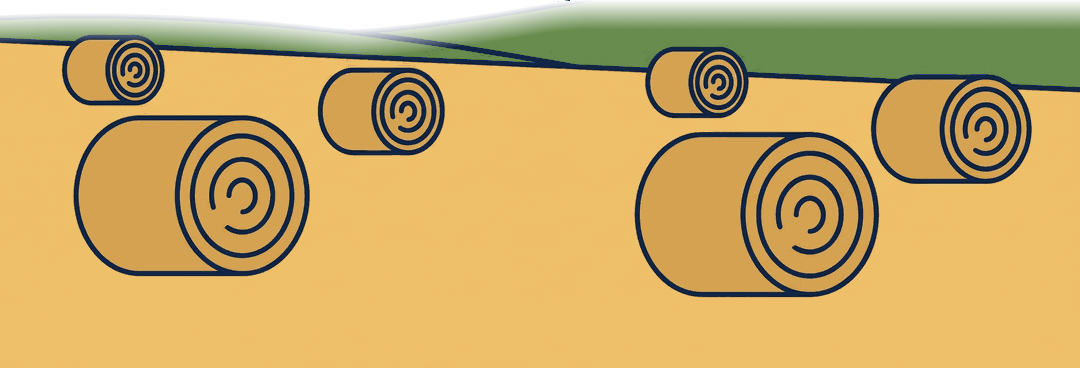
#> input picture tools/kaynak/karsilama-tarla-girdi.png, 1080 x 368 px
$ python karsilama-ufuk.py
#> lines starting #> are read from the running program, lines starting #| are printed output that depends on the picture; after the words box and inside, x2 and y2 are one past the last pixel; in counts of white or black regions, pixels touching at a corner belong together
# -*- coding: utf-8 -*-
"""Karşılama sahnesindeki tarla şeridinin ufuk çizgisini yumuşatır ve
görseli yüksek yoğunluklu ekranlar için büyütür.

İKİ SORUN VARDI:

1. UFUKTA ÇİZİLMİŞ BİR ÇİZGİ GÖRÜNÜYORDU.

   Çizimdeki tepenin üst konturu lacivert. Görselin üstünde gökyüzüne
   karışsın diye bir saydamlık geçişi vardı ama o geçiş SABİT BİR
   YATAY BANTTA duruyordu (0-51. satırlar). Tepe çizgisi ise soldan
   sağa iniyor: solda 9. satırda, sağda 78. satırda. Ölçüldü —

       sütun    0 → kontur 19. satırda, alfa  48   (yumuşak)
       sütun  540 → kontur  9. satırda, alfa  46   (yumuşak)
       sütun  810 → kontur 75. satırda, alfa 255   (SERT)
       sütun  990 → kontur 75. satırda, alfa 255   (SERT)

   Yani bandın altında kalan sağ taraf tam opak kalıyor ve gökyüzüne
   karşı keskin, "cetvelle çizilmiş" bir çizgi gibi duruyordu.

   ÇÖZÜM: geçiş artık tepe çizgisini TAKİP EDİYOR. Her sütun kendi
   tepe noktasından başlayarak aşağı doğru yumuşuyor, böylece çizgi
   her yerde aynı ölçüde eriyor.

2. ÇÖZÜNÜRLÜK YETMİYORDU.

   Görsel 1080 piksel genişliğindeydi. Ekranda `object-fit: cover`
   ile çiziliyor ve kırpma hesaba katılınca 3 kat piksel yoğunluklu
   telefonlarda (çoğu Android) 1170 piksel gerekiyordu. Görsel
   büyütülerek çiziliyor, bulanık görünüyordu.

   ÇÖZÜM: çıktı 2 kat büyük yazılıyor (2160x736). Düz renkli bir
   çizim olduğu için LANCZOS ile büyütmek kenarları temiz bırakıyor.

İKİ TUZAK:

  · SÜTUN SÜTUN ERİTMEK TARAK İZİ BIRAKIYOR. Bir sütunda kontur var,
    yanındakinde yok; sınır bir aşağı bir yukarı zıplayınca dikey
    şeritler oluşuyor. Sınır önce komşu sütunlarla ortalanıyor.

  · GEÇİŞ DOĞRUSAL OLMAMALI. Doğrusal geçişin başladığı ve bittiği
    yerde gözle görülür bir kırılma oluyor. Smoothstep eğrisi iki
    ucunda da düzleştiği için geçiş fark edilmiyor.

KULLANIM:
    python tools/karsilama-ufuk.py
"""
import sys
from pathlib import Path

import numpy as np
from PIL import Image

sys.stdout.reconfigure(encoding='utf-8')

KOK = Path(__file__).resolve().parent.parent
GIRDI = KOK / 'tools' / 'kaynak' / 'karsilama-tarla-girdi.png'
CIKTI = KOK / 'src' / 'assets' / 'gorseller' / 'karsilama-tarla.png'

# Tepe çizgisinden itibaren kaç piksel boyunca eriyor.
# 1080 piksellik kaynakta ölçüldü: 70 piksel, ekranda yaklaşık 30
# CSS pikseline denk geliyor — çizgi kayboluyor ama tepe siluetini
# de yitirmiyor.
ERIME = 85
# Sınırı komşu sütunlarla ortalama penceresi (tarak izini önlüyor).
DUZLESTIRME = 41
# Çıktı büyütme katsayısı.
BUYUTME = 2


def smoothstep(t):
    """0-1 arasını iki ucunda da düzleşen bir eğriye çevirir."""
    t = np.clip(t, 0.0, 1.0)
    return t * t * (3.0 - 2.0 * t)


def main():
    im = Image.open(GIRDI).convert('RGBA')
#> im is the input picture: PIL image 1080x368 RGBA; mean R, G, B, A 189.2, 159.7, 90.7, 238.7
    a = np.array(im).astype(np.float64)
    Y, G = a.shape[0], a.shape[1]
#> Y = 368; G = 1080
    alfa = a[:, :, 3]

    # 1) Her sütunun tepe noktası: ilk görünür piksel.
    gorunur = alfa > 8
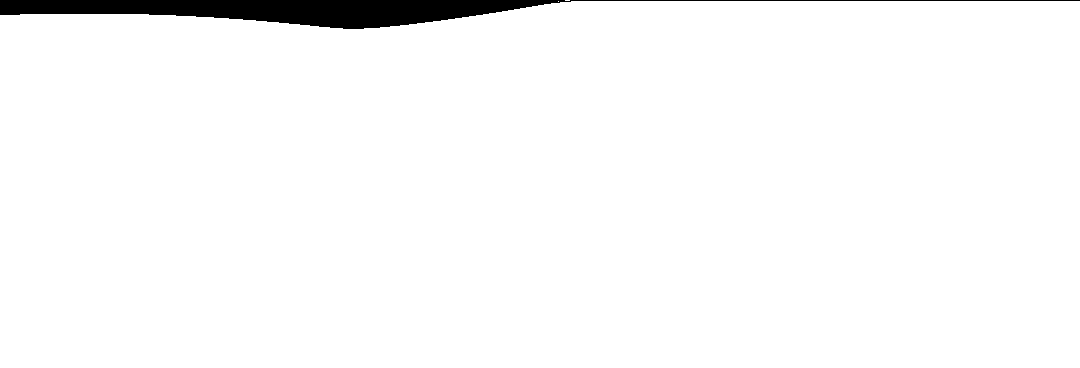
#> gorunur: shape (368, 1080) bool; 97.4% white; 1 black region, box (x1, y1, x2, y2) and area: (0, 0, 1080, 29) 10497
    var = gorunur.any(axis=0)
    tepe = np.where(var, gorunur.argmax(axis=0), 0).astype(np.float64)
#> tepe = 1080 values, max 29 at index 343, min 0 at index 565, mean 9.71

    # Hiç pikseli olmayan sütunlar komşularının değerini alsın
    if (~var).any():
        idx = np.arange(G)
        tepe = np.interp(idx, idx[var], tepe[var])

    # 2) Sınırı düzleştir — tarak izi olmasın.
    cekirdek = np.ones(DUZLESTIRME) / DUZLESTIRME
    yastik = DUZLESTIRME // 2
    genis = np.pad(tepe, yastik, mode='edge')
#> genis = 1120 values, max 29 at index 363, min 0 at index 585, mean 9.65
    duz = np.convolve(genis, cekirdek, mode='valid')
#> duz = 1080 values, max 28.51 at index 350, min 0.902 at index 585, mean 9.71

    # Düzleştirme dik yamaçta gerçek tepeden GERİDE kalıyor: o
    # sütunlarda erime, içerik başladıktan sonra başlıyor ve kontur
    # yine sert çıkıyordu (ölçüldü: 21 sütun). Sınır hiçbir sütunda
    # kendi tepesinin altına inmesin.
    duz = np.minimum(duz, tepe)
#> duz = 1080 values, max 28.51 at index 350, min 0 at index 565, mean 9.65

    # 3) Geçiş maskesi: her sütun kendi tepesinden itibaren eriyor.
    satir = np.arange(Y)[:, None]
#> satir = 368 values from 0 to 367
    oran = (satir - duz[None, :]) / ERIME
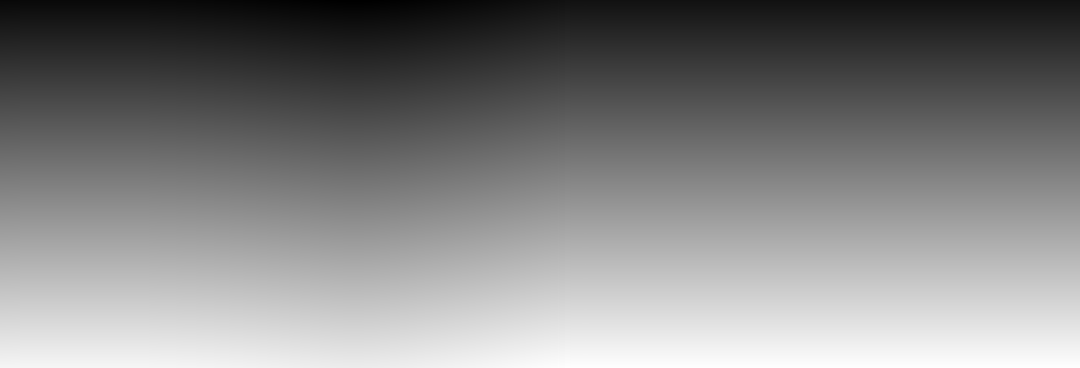
#> oran: shape (368, 1080) float64; min -0.335, max 4.32, mean 2.05; drawn with min black and max white
    maske = smoothstep(oran)
#> in smoothstep, `t = np.clip(t, 0.0, 1.0)`:
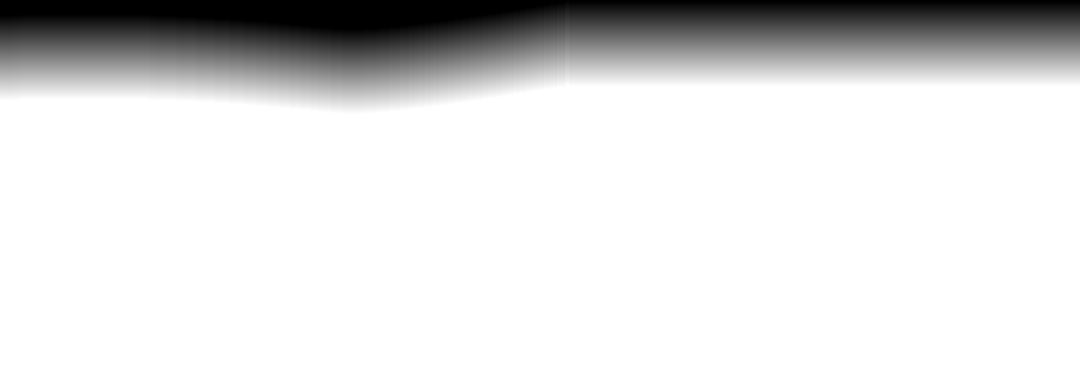
#> t: shape (368, 1080) float64; min 0, max 1, mean 0.857
#> in smoothstep, `return t * t * (3.0 - 2.0 * t)`:
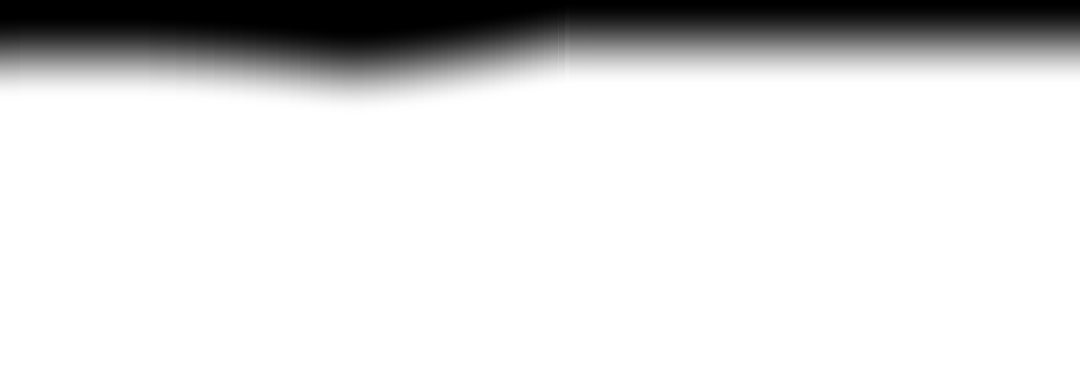
#> returned value: shape (368, 1080) float64; min 0, max 1, mean 0.857

    yeni = a.copy()
    yeni[:, :, 3] = alfa * maske
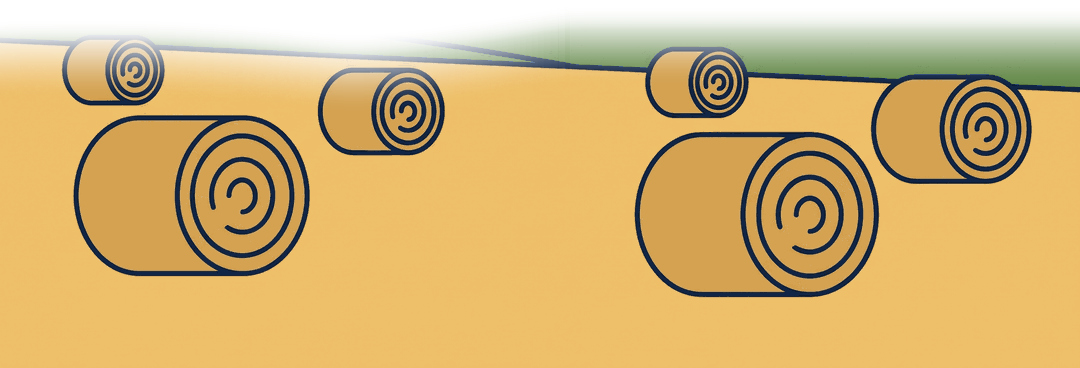
#> yeni: shape (368, 1080, 4) float64; mean R, G, B, A 189.2, 159.7, 90.7, 218.1; transparent parts drawn white

    ciktiIm = Image.fromarray(yeni.astype(np.uint8), 'RGBA')

    # 4) Yüksek yoğunluklu ekranlar için büyüt.
    ciktiIm = ciktiIm.resize((G * BUYUTME, Y * BUYUTME), Image.LANCZOS)
#> ciktiIm: PIL image 2160x736 RGBA
    ciktiIm.save(CIKTI, optimize=True)

    # ÖLÇÜM: geçiş gerçekten yumuşadı mı?
    #
    # Doğru soru "kaç sert kontur var" DEĞİL — çizimin içinde balya
    # konturları da lacivert ve tam opak, onlar öyle olmalı. Doğru
    # soru şu: her sütunun KENDİ tepesinden aşağı indikçe saydamlık
    # ne hızla kapanıyor? Geçiş ne kadar uzun sürerse çizgi o kadar
    # az fark ediliyor.
    kontrol = np.array(Image.open(CIKTI).convert('RGBA')).astype(int)
    kalfa = kontrol[:, :, 3]
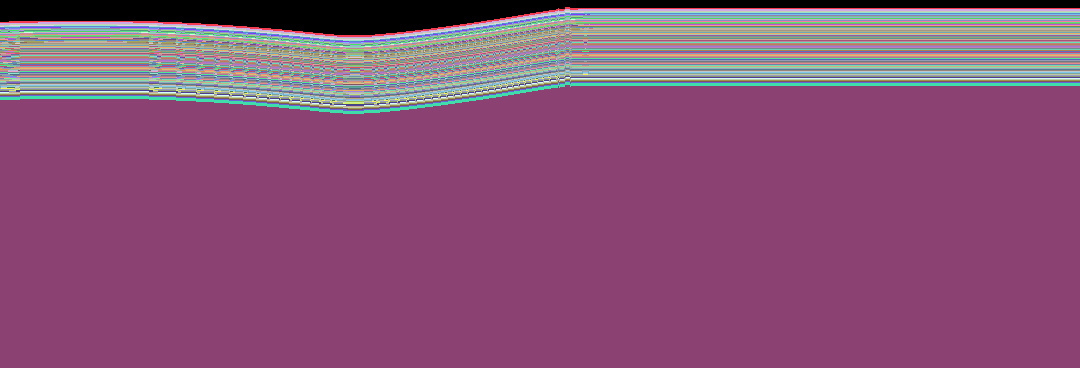
#> kalfa: shape (736, 2160) int64 (shown at 1/2 size); 256 distinct labels, from 0 to 255; one colour per label, 0 black
    KY, KG = kalfa.shape
#> KY = 736; KG = 2160
    gorunurC = kalfa > 8
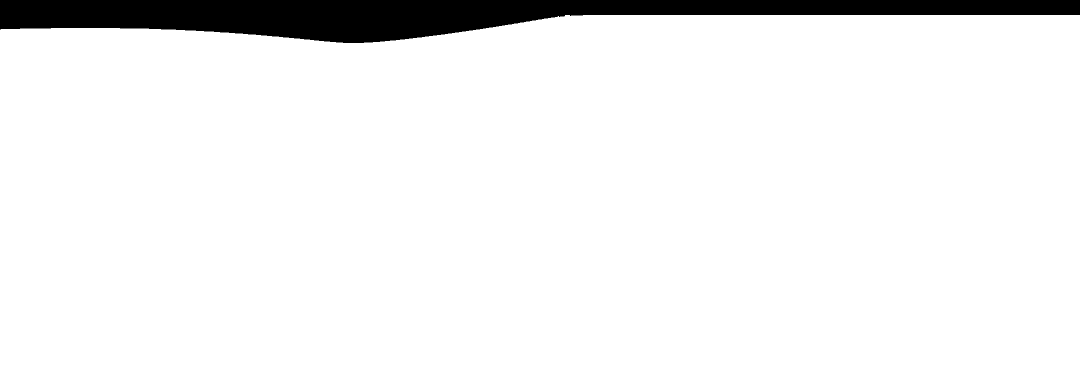
#> gorunurC: shape (736, 2160) bool (shown at 1/2 size); 93.5% white; 1 black region, box (x1, y1, x2, y2) and area: (0, 0, 2160, 86) 103064
    profil = {}
    for d in (10, 30, 60, 90):
        deger = []
        for x in range(0, KG, 8):
            sut = np.where(gorunurC[:, x])[0]
            if not len(sut):
                continue
            y = sut[0] + d * BUYUTME
            if y < KY:
                deger.append(kalfa[y, x])
        profil[d] = round(float(np.mean(deger)), 1) if deger else None
#> after the loop, profil = {10: 41.6, 30: 133.8, 60: 243.1, 90: 255}

    print(f'girdi        : {G}x{Y}')
#| girdi        : 1080x368
    print(f'çıktı        : {G * BUYUTME}x{Y * BUYUTME}')
#| çıktı        : 2160x736
    print(f'erime        : tepe çizgisinden {ERIME} piksel, smoothstep')
    print('erime profili (tepeden kaynak pikseli → ortalama alfa):')
    for d, v in profil.items():
        print(f'   {d:3} px → {v}')
#> this loop made 4 passes
#> (d, v) on passes 1 to 4: (10, 41.6), (30, 133.8), (60, 243.1), (90, 255)
#|     10 px → 41.6
#|     30 px → 133.8
#|     60 px → 243.1
#|     90 px → 255.0
    print(f'yazıldı      : {CIKTI.relative_to(KOK)}')


if __name__ == '__main__':
    main()
